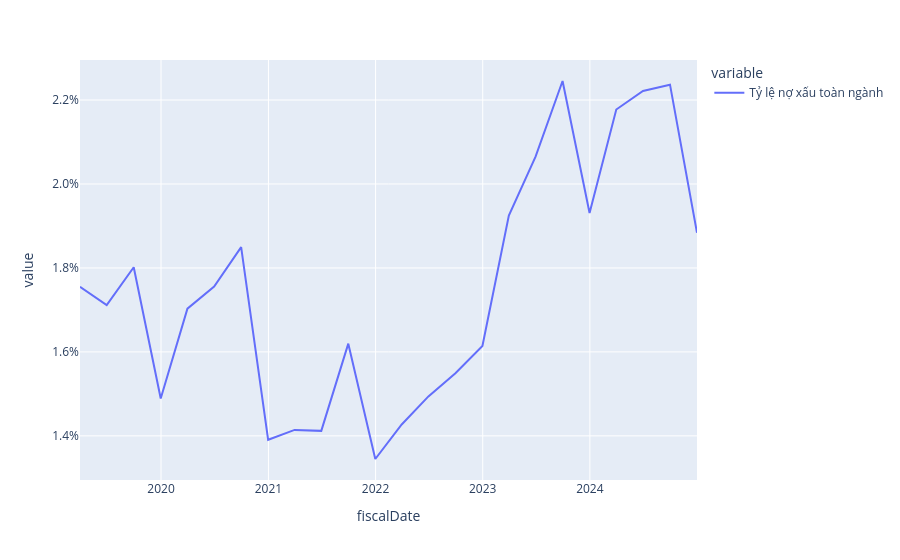

Notebook code cell kept with this figure:
### Code cell
fig_8 = px.line(Banking_groupby["Tỷ lệ nợ xấu toàn ngành"])
fig_8.update_layout(
    yaxis_tickformat=".1%"  
)

### Figure 1 — Plotly figure (JSON) as saved in the notebook; plotly's stock layout.template omitted (floating-point values rounded to 4 significant figures)
{"data": [{"hovertemplate": "variable=Tỷ lệ nợ xấu toàn ngành<br>fiscalDate=%{x}<br>value=%{y}<extra></extra>", "legendgroup": "Tỷ lệ nợ xấu toàn ngành", "line": {"color": "#636efa", "dash": "solid"}, "marker": {"symbol": "circle"}, "mode": "lines", "name": "Tỷ lệ nợ xấu toàn ngành", "orientation": "v", "showlegend": true, "type": "scatter", "x": ["2019-03-31T00:00:00.000000000", "2019-06-30T00:00:00.000000000", "2019-09-30T00:00:00.000000000", "2019-12-31T00:00:00.000000000", "2020-03-31T00:00:00.000000000", "2020-06-30T00:00:00.000000000", "2020-09-30T00:00:00.000000000", "2020-12-31T00:00:00.000000000", "2021-03-31T00:00:00.000000000", "2021-06-30T00:00:00.000000000", "2021-09-30T00:00:00.000000000", "2021-12-31T00:00:00.000000000", "2022-03-31T00:00:00.000000000", "2022-06-30T00:00:00.000000000", "2022-09-30T00:00:00.000000000", "2022-12-31T00:00:00.000000000", "2023-03-31T00:00:00.000000000", "2023-06-30T00:00:00.000000000", "2023-09-30T00:00:00.000000000", "2023-12-31T00:00:00.000000000", "2024-03-31T00:00:00.000000000", "2024-06-30T00:00:00.000000000", "2024-09-30T00:00:00.000000000", "2024-12-31T00:00:00.000000000"], "xaxis": "x", "y": [0.01755, 0.01711, 0.01802, 0.01489, 0.01703, 0.01756, 0.0185, 0.01391, 0.01414, 0.01412, 0.0162, 0.01345, 0.01427, 0.01494, 0.01549, 0.01614, 0.01925, 0.02065, 0.02245, 0.01931, 0.02177, 0.02222, 0.02237, 0.01884], "yaxis": "y"}], "layout": {"legend": {"title": {"text": "variable"}, "tracegroupgap": 0}, "margin": {"t": 60}, "xaxis": {"anchor": "y", "domain": [0, 1], "title": {"text": "fiscalDate"}}, "yaxis": {"anchor": "x", "domain": [0, 1], "tickformat": ".1%", "title": {"text": "value"}}}}
